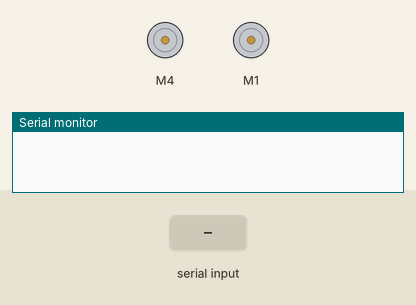
Recording of a sketch running on a simulated Arduino Uno, built with avr-gcc and run on an emulated ATmega328P. Parts: 2 × DC motor (green arrow = forward, orange = backward, longer = faster), the last lines printed to the serial monitor. Inputs (shaded band) come from the test bench.

Above: at 1.2 s.
1.3 s: "G\n" received over Serial
At 2.6 s:
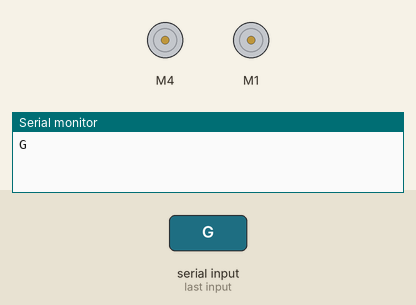
2.9 s: "B\n" received over Serial
At 3.02 s:
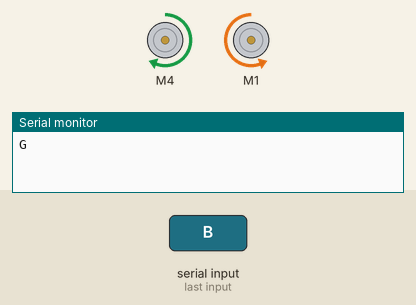
4.6 s: "L\n" received over Serial
At 4.68 s:
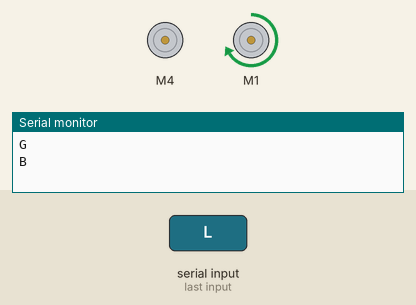
6.2 s: "R\n" received over Serial
At 6.28 s:
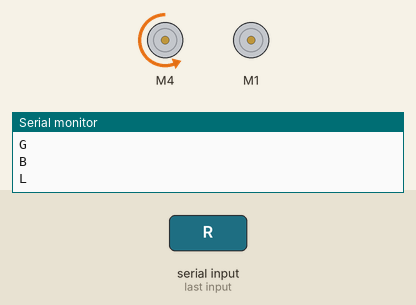
Timing chart, 0 to 8.8 s (numbered marks = the images above; inputs shaded):
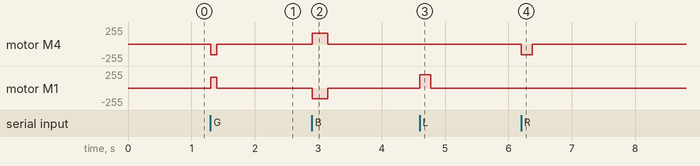

The sketch:

adn_serial.ino
```cpp
/*
motor speed
*/
#include <AFMotor.h>

#define R_MAX 255
#define L_MAX 255
#define R_MID 120
#define L_MID 120

#define DELAY_TIME 120
#define SMALL_DELAY_TIME 150
#define TINY_DELAY_TIME 100

/*
motor pin number
a: right motor
b: left motor
*/

int a1 = 4;
int a2 = 5;
int b1 = 6;
int b2 = 7;

AF_DCMotor motor1(4);
AF_DCMotor motor2(1);
/*
constant delay time
delay time is wheel operation time
if the delay time is longer, the wheel operation time is longer.
*/

void setup(){
   Serial.begin(9600);
   // pinMode(a1,OUTPUT);
   // pinMode(a2,OUTPUT);
   // pinMode(b1,OUTPUT);
   // pinMode(b2,OUTPUT);
  motor1.setSpeed(200);
  motor2.setSpeed(200);
  motor1.run(RELEASE);
  motor2.run(RELEASE);
}

void test() {
  //우회전
   // motor1.run(BACKWARD);//오(반대)
  // motor2.run(FORWARD);//왼
  // motor1.setSpeed(200);
  // motor2.setSpeed(200);
   delay(2000);
}

void mainFunction(){
   char DataToRead[2];
   DataToRead[1] = '\n';

   Serial.readBytesUntil(char(13),DataToRead, 2);
   char direction = DataToRead[0];

   int i=1;
   while(DataToRead[i] != '\n' && i < 2) i++;

   switch(direction){
      case 'G':
         motor1.run(BACKWARD);
      motor2.run(FORWARD);
      motor1.setSpeed(160);
      motor2.setSpeed(160);
         delay(TINY_DELAY_TIME);
         break;

      case 'B':
         motor1.run(FORWARD);
      motor2.run(BACKWARD);
      motor1.setSpeed(160);
      motor2.setSpeed(160);
         delay(SMALL_DELAY_TIME);
         break;

      case 'L':
         motor2.run(FORWARD);
      motor2.setSpeed(200);
         delay(SMALL_DELAY_TIME);
         break;
      case 'R':
      motor1.run(BACKWARD);
      motor1.setSpeed(160);
         delay(SMALL_DELAY_TIME);
         break;
      case 'l':
         motor2.run(FORWARD);
      motor2.setSpeed(200);
         delay(SMALL_DELAY_TIME);
         break;
      case 'r':
         motor1.run(BACKWARD);
      motor1.setSpeed(160);
         delay(SMALL_DELAY_TIME);
         break;


      default:
         motor1.run(RELEASE);
      motor2.run(RELEASE);
      motor1.setSpeed(100);
      motor2.setSpeed(100);
         return;
    }
   if(direction == 'R' || direction == 'L'){
      delay(20);
    }
    else if(direction =='B'){
      delay(100);
    }

  //   analogWrite(a1,0);
   // analogWrite(a2,0);
   // analogWrite(b1,0);
   // analogWrite(b2,0);
  motor1.run(RELEASE);
  motor2.run(RELEASE);
   delay(300);
   Serial.println(direction);

}

void loop(){
  // test();

  mainFunction();
}
```

Measured:
- after the input at 1.3 s, motor M4: stopped → backward 160/255 at once, → stopped 0.10 s later; motor M1: stopped → forward 160/255 at once, → stopped 0.10 s later
- after the input at 2.9 s, motor M4: stopped → forward 160/255 at once, → stopped 0.25 s later; motor M1: stopped → backward 160/255 at once, → stopped 0.25 s later
- after the input at 4.6 s, motor M1: stopped → forward 200/255 at once, → stopped 0.17 s later
- after the input at 6.2 s, motor M4: stopped → backward 160/255 at once, → stopped 0.17 s later
